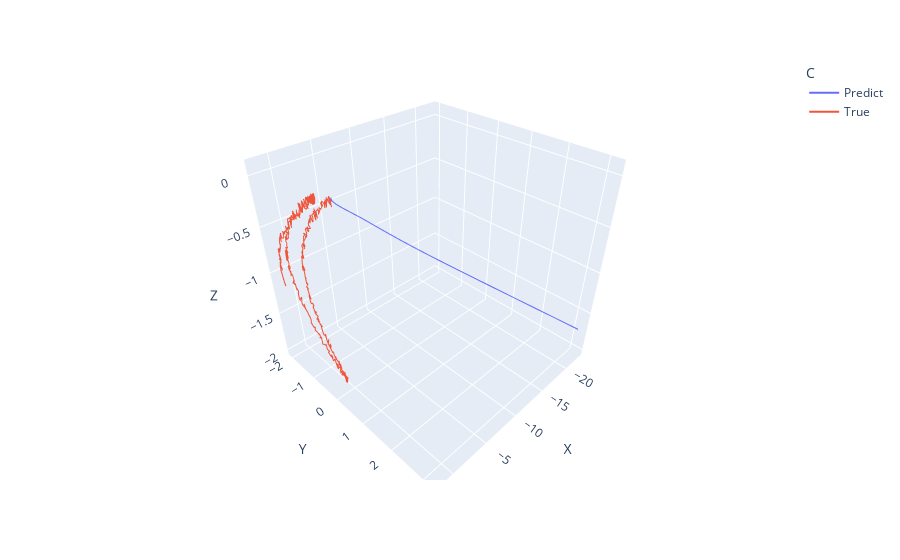

This figure's notebook cell:
### Code cell
fig = px.line_3d(d, x="X", y="Y", z="Z", color='C')
# fig = px.scatter_3d(data, x="X", y="Y", z="Z")
fig.show()

### Figure 1 — Plotly figure (JSON) as saved in the notebook; plotly's stock layout.template omitted (floating-point values rounded to 4 significant figures; data arrays with more than 128 entries replaced by an {"elided": "..."} marker saying what was removed)
{"data": [{"hovertemplate": "C=Predict<br>X=%{x}<br>Y=%{y}<br>Z=%{z}<extra></extra>", "legendgroup": "Predict", "line": {"color": "#636efa", "dash": "solid"}, "marker": {"symbol": "circle"}, "mode": "lines", "name": "Predict", "scene": "scene", "showlegend": true, "type": "scatter3d", "x": {"elided": "499 float values"}, "y": {"elided": "499 float values"}, "z": {"elided": "499 float values"}}, {"hovertemplate": "C=True<br>X=%{x}<br>Y=%{y}<br>Z=%{z}<extra></extra>", "legendgroup": "True", "line": {"color": "#EF553B", "dash": "solid"}, "marker": {"symbol": "circle"}, "mode": "lines", "name": "True", "scene": "scene", "showlegend": true, "type": "scatter3d", "x": {"elided": "500 float values"}, "y": {"elided": "500 float values"}, "z": {"elided": "500 float values"}}], "layout": {"legend": {"title": {"text": "C"}, "tracegroupgap": 0}, "margin": {"t": 60}, "scene": {"domain": {"x": [0, 1], "y": [0, 1]}, "xaxis": {"title": {"text": "X"}}, "yaxis": {"title": {"text": "Y"}}, "zaxis": {"title": {"text": "Z"}}}}}
